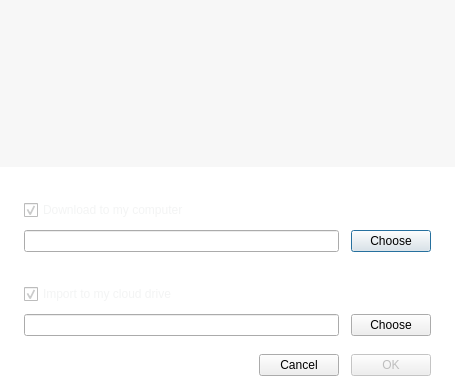
<?xml version="1.0" encoding="UTF-8"?>
<ui version="4.0">
 <class>ImportMegaLinksDialog</class>
 <widget class="QDialog" name="ImportMegaLinksDialog">
  <property name="geometry">
   <rect>
    <x>0</x>
    <y>0</y>
    <width>455</width>
    <height>384</height>
   </rect>
  </property>
  <property name="minimumSize">
   <size>
    <width>455</width>
    <height>0</height>
   </size>
  </property>
  <property name="maximumSize">
   <size>
    <width>455</width>
    <height>16777215</height>
   </size>
  </property>
  <property name="windowTitle">
   <string>Open links</string>
  </property>
  <property name="styleSheet">
   <string notr="true">#ImportMegaLinksDialog 
{
background-color: #FFFFFF; /*colorToken.page-background*/
}

#linkList
{
background-color: #F7F7F7; /*colorToken.surface-1*/
padding-left: 24px;
padding-right: 5px;
border: none;
}

#linkList::item:selected 
{
background: transparent;
}

#linkList::item:selected:active 
{
background: transparent;
}
#linkList::item:selected:!active 
{
background: transparent;
}

#cDownload, #cImport
{
color: #F3F4F4; /*colorToken.text-primary*/
}



</string>
  </property>
  <property name="TOKENIZED" stdset="0">
   <bool>true</bool>
  </property>
  <layout class="QVBoxLayout" name="verticalLayout" stretch="1,0,0">
   <property name="spacing">
    <number>0</number>
   </property>
   <property name="leftMargin">
    <number>0</number>
   </property>
   <property name="topMargin">
    <number>0</number>
   </property>
   <property name="rightMargin">
    <number>0</number>
   </property>
   <property name="bottomMargin">
    <number>7</number>
   </property>
   <item>
    <widget class="QListWidget" name="linkList">
     <property name="minimumSize">
      <size>
       <width>0</width>
       <height>36</height>
      </size>
     </property>
    </widget>
   </item>
   <item>
    <widget class="QWidget" name="widget" native="true">
     <layout class="QVBoxLayout" name="verticalLayout_4">
      <property name="spacing">
       <number>32</number>
      </property>
      <property name="leftMargin">
       <number>24</number>
      </property>
      <property name="topMargin">
       <number>33</number>
      </property>
      <property name="rightMargin">
       <number>24</number>
      </property>
      <property name="bottomMargin">
       <number>17</number>
      </property>
      <item>
       <layout class="QVBoxLayout" name="verticalLayout_3">
        <property name="spacing">
         <number>10</number>
        </property>
        <item>
         <widget class="QWidget" name="widget_4" native="true">
          <layout class="QHBoxLayout" name="horizontalLayout_5">
           <property name="leftMargin">
            <number>0</number>
           </property>
           <property name="topMargin">
            <number>0</number>
           </property>
           <property name="rightMargin">
            <number>0</number>
           </property>
           <property name="bottomMargin">
            <number>0</number>
           </property>
           <item>
            <widget class="QCheckBox" name="cDownload">
             <property name="enabled">
              <bool>true</bool>
             </property>
             <property name="text">
              <string>Download to my computer</string>
             </property>
             <property name="checked">
              <bool>true</bool>
             </property>
             <property name="type" stdset="0">
              <string notr="true">mega</string>
             </property>
             <property name="semibold" stdset="0">
              <bool>false</bool>
             </property>
            </widget>
           </item>
          </layout>
         </widget>
        </item>
        <item>
         <widget class="QWidget" name="widget_2" native="true">
          <property name="enabled">
           <bool>true</bool>
          </property>
          <property name="minimumSize">
           <size>
            <width>0</width>
            <height>0</height>
           </size>
          </property>
          <layout class="QHBoxLayout" name="horizontalLayout">
           <property name="spacing">
            <number>12</number>
           </property>
           <property name="leftMargin">
            <number>0</number>
           </property>
           <property name="topMargin">
            <number>0</number>
           </property>
           <property name="rightMargin">
            <number>0</number>
           </property>
           <property name="bottomMargin">
            <number>0</number>
           </property>
           <item>
            <widget class="QLineEdit" name="eLocalFolder">
             <property name="enabled">
              <bool>true</bool>
             </property>
             <property name="minimumSize">
              <size>
               <width>0</width>
               <height>0</height>
              </size>
             </property>
             <property name="text">
              <string/>
             </property>
             <property name="readOnly">
              <bool>true</bool>
             </property>
             <property name="type" stdset="0">
              <string notr="true">mega</string>
             </property>
             <property name="dimension" stdset="0">
              <string notr="true">medium</string>
             </property>
            </widget>
           </item>
           <item>
            <widget class="QPushButton" name="bLocalFolder">
             <property name="sizePolicy">
              <sizepolicy hsizetype="Minimum" vsizetype="Fixed">
               <horstretch>0</horstretch>
               <verstretch>0</verstretch>
              </sizepolicy>
             </property>
             <property name="text">
              <string>Choose</string>
             </property>
             <property name="flat">
              <bool>false</bool>
             </property>
             <property name="type" stdset="0">
              <string notr="true">secondary</string>
             </property>
             <property name="dimension" stdset="0">
              <string notr="true">medium</string>
             </property>
            </widget>
           </item>
          </layout>
         </widget>
        </item>
       </layout>
      </item>
      <item>
       <layout class="QVBoxLayout" name="verticalLayout_2">
        <property name="spacing">
         <number>10</number>
        </property>
        <item>
         <widget class="QWidget" name="widget_3" native="true">
          <property name="minimumSize">
           <size>
            <width>0</width>
            <height>0</height>
           </size>
          </property>
          <layout class="QHBoxLayout" name="horizontalLayout_4">
           <property name="leftMargin">
            <number>0</number>
           </property>
           <property name="topMargin">
            <number>0</number>
           </property>
           <property name="rightMargin">
            <number>0</number>
           </property>
           <property name="bottomMargin">
            <number>0</number>
           </property>
           <item>
            <widget class="QCheckBox" name="cImport">
             <property name="text">
              <string>Import to my cloud drive</string>
             </property>
             <property name="checked">
              <bool>true</bool>
             </property>
             <property name="type" stdset="0">
              <string notr="true">mega</string>
             </property>
             <property name="style" stdset="0">
              <string notr="true">semibold</string>
             </property>
            </widget>
           </item>
          </layout>
         </widget>
        </item>
        <item>
         <widget class="QWidget" name="wImport" native="true">
          <property name="minimumSize">
           <size>
            <width>0</width>
            <height>0</height>
           </size>
          </property>
          <layout class="QHBoxLayout" name="horizontalLayout_2">
           <property name="spacing">
            <number>12</number>
           </property>
           <property name="leftMargin">
            <number>0</number>
           </property>
           <property name="topMargin">
            <number>0</number>
           </property>
           <property name="rightMargin">
            <number>0</number>
           </property>
           <property name="bottomMargin">
            <number>0</number>
           </property>
           <item>
            <widget class="QLineEdit" name="eMegaFolder">
             <property name="enabled">
              <bool>true</bool>
             </property>
             <property name="minimumSize">
              <size>
               <width>0</width>
               <height>0</height>
              </size>
             </property>
             <property name="text">
              <string/>
             </property>
             <property name="readOnly">
              <bool>true</bool>
             </property>
             <property name="type" stdset="0">
              <string notr="true">mega</string>
             </property>
             <property name="dimension" stdset="0">
              <string notr="true">medium</string>
             </property>
            </widget>
           </item>
           <item>
            <widget class="QPushButton" name="bMegaFolder">
             <property name="text">
              <string>Choose</string>
             </property>
             <property name="type" stdset="0">
              <string notr="true">secondary</string>
             </property>
             <property name="dimension" stdset="0">
              <string notr="true">medium</string>
             </property>
            </widget>
           </item>
          </layout>
         </widget>
        </item>
       </layout>
      </item>
     </layout>
    </widget>
   </item>
   <item>
    <widget class="QWidget" name="bLayout" native="true">
     <property name="minimumSize">
      <size>
       <width>0</width>
       <height>0</height>
      </size>
     </property>
     <property name="maximumSize">
      <size>
       <width>16777215</width>
       <height>16777215</height>
      </size>
     </property>
     <layout class="QHBoxLayout" name="horizontalLayout_3">
      <property name="spacing">
       <number>12</number>
      </property>
      <property name="leftMargin">
       <number>24</number>
      </property>
      <property name="topMargin">
       <number>0</number>
      </property>
      <property name="rightMargin">
       <number>24</number>
      </property>
      <property name="bottomMargin">
       <number>0</number>
      </property>
      <item>
       <spacer name="horizontalSpacer">
        <property name="orientation">
         <enum>Qt::Horizontal</enum>
        </property>
        <property name="sizeHint" stdset="0">
         <size>
          <width>40</width>
          <height>24</height>
         </size>
        </property>
       </spacer>
      </item>
      <item>
       <widget class="QPushButton" name="bCancel">
        <property name="sizePolicy">
         <sizepolicy hsizetype="Minimum" vsizetype="Fixed">
          <horstretch>0</horstretch>
          <verstretch>0</verstretch>
         </sizepolicy>
        </property>
        <property name="minimumSize">
         <size>
          <width>0</width>
          <height>0</height>
         </size>
        </property>
        <property name="maximumSize">
         <size>
          <width>16777215</width>
          <height>16777215</height>
         </size>
        </property>
        <property name="text">
         <string>Cancel</string>
        </property>
        <property name="type" stdset="0">
         <string notr="true">secondary</string>
        </property>
        <property name="dimension" stdset="0">
         <string notr="true">small</string>
        </property>
       </widget>
      </item>
      <item>
       <widget class="QPushButton" name="bOk">
        <property name="enabled">
         <bool>false</bool>
        </property>
        <property name="sizePolicy">
         <sizepolicy hsizetype="Minimum" vsizetype="Fixed">
          <horstretch>0</horstretch>
          <verstretch>0</verstretch>
         </sizepolicy>
        </property>
        <property name="minimumSize">
         <size>
          <width>0</width>
          <height>0</height>
         </size>
        </property>
        <property name="maximumSize">
         <size>
          <width>16777215</width>
          <height>16777215</height>
         </size>
        </property>
        <property name="text">
         <string>OK</string>
        </property>
        <property name="type" stdset="0">
         <string notr="true">primary</string>
        </property>
        <property name="dimension" stdset="0">
         <string notr="true">small</string>
        </property>
       </widget>
      </item>
     </layout>
    </widget>
   </item>
  </layout>
 </widget>
 <tabstops>
  <tabstop>cDownload</tabstop>
  <tabstop>eLocalFolder</tabstop>
  <tabstop>bLocalFolder</tabstop>
  <tabstop>cImport</tabstop>
  <tabstop>eMegaFolder</tabstop>
  <tabstop>bMegaFolder</tabstop>
  <tabstop>bCancel</tabstop>
  <tabstop>bOk</tabstop>
 </tabstops>
 <resources/>
 <connections>
  <connection>
   <sender>bCancel</sender>
   <signal>clicked()</signal>
   <receiver>ImportMegaLinksDialog</receiver>
   <slot>reject()</slot>
   <hints>
    <hint type="sourcelabel">
     <x>398</x>
     <y>184</y>
    </hint>
    <hint type="destinationlabel">
     <x>222</x>
     <y>102</y>
    </hint>
   </hints>
  </connection>
 </connections>
</ui>
